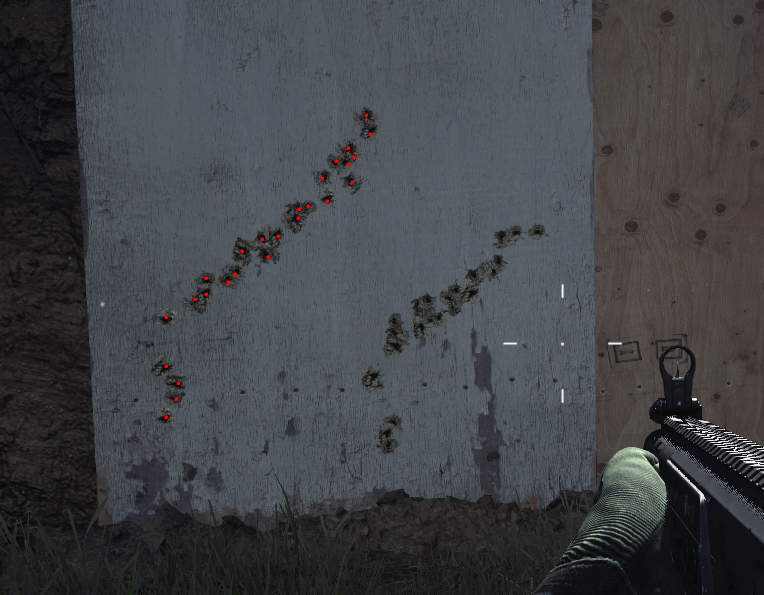
#> input picture input.png, 764 x 595 px
$ python rec.py
#> lines starting #> are read from the running program, lines starting #| are printed output that depends on the picture; after the words box and inside, x2 and y2 are one past the last pixel; in counts of white or black regions, pixels touching at a corner belong together
import cv2
import numpy as np
from operator import itemgetter
from math import atan2, pi

# PARAMETERS TO CHANGE AROUND
filename = 'input.png'
distance = 25 # What should this be?
mark_color_hsv = (0, 255, 255) # Color of the marks in HSV format

img = cv2.imread(filename)
#> img is the input picture: shape (595, 764, 3); mean B, G, R 71, 67.4, 65.2
hsv = cv2.cvtColor(img, cv2.COLOR_BGR2HSV)
#> hsv: shape (595, 764, 3); mean H, S, V 88.6, 34.9, 73.3

# Find pixels that have specified color in the image
mask = cv2.inRange(hsv, mark_color_hsv, mark_color_hsv)
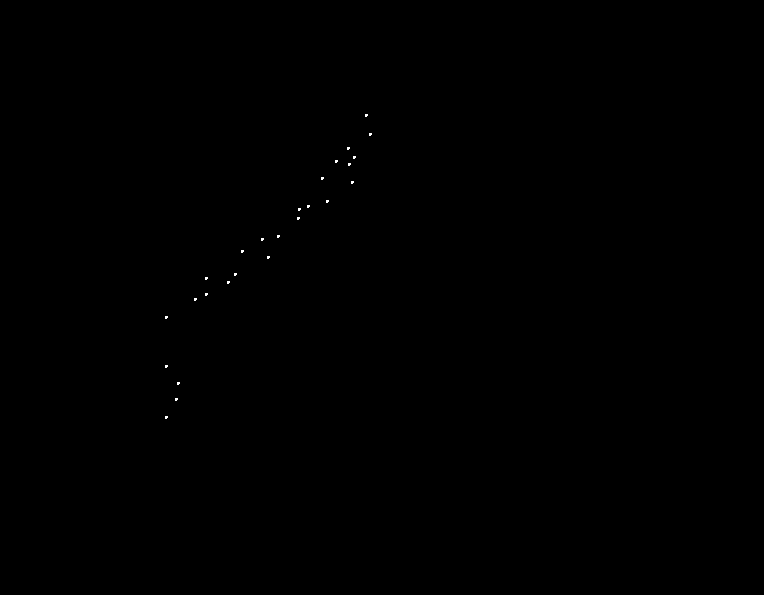
#> mask: shape (595, 764); 0.05% white in thin lines or dots, all inside (x1, y1, x2, y2) = (165, 114, 372, 419)

## slice the red
imask = mask>0
red = np.zeros_like(img, np.uint8)
red[imask] = img[imask]

## save
cv2.imwrite("red mask.png", red)

_, _, gray = cv2.split(red)
thresh = cv2.threshold(gray, 60, 255, cv2.THRESH_BINARY)[1]
cv2.imwrite("thresh.png", thresh)

centers = []
contours = cv2.findContours(thresh.copy(), cv2.RETR_TREE, cv2.CHAIN_APPROX_SIMPLE)[0]
#> contours = 26 contours, all with area under 20
# Find and record the center of each contour
for c in contours:
    mom = cv2.moments(c)
    c_x = int(mom["m10"] / mom["m00"])
    c_y = int(mom["m01"] / mom["m00"])
    cv2.drawContours(img, [c], -1, (0, 255, 0), 2)
    centers.append((c_x, c_y))
#> this loop made 26 passes
#> (c_x, c_y) on passes 1 to 12: (165, 416), (175, 398), (177, 382), (165, 365), (165, 316), (194, 298), (205, 293), (227, 281), (205, 277), (234, 273), (267, 256), (241, 250)
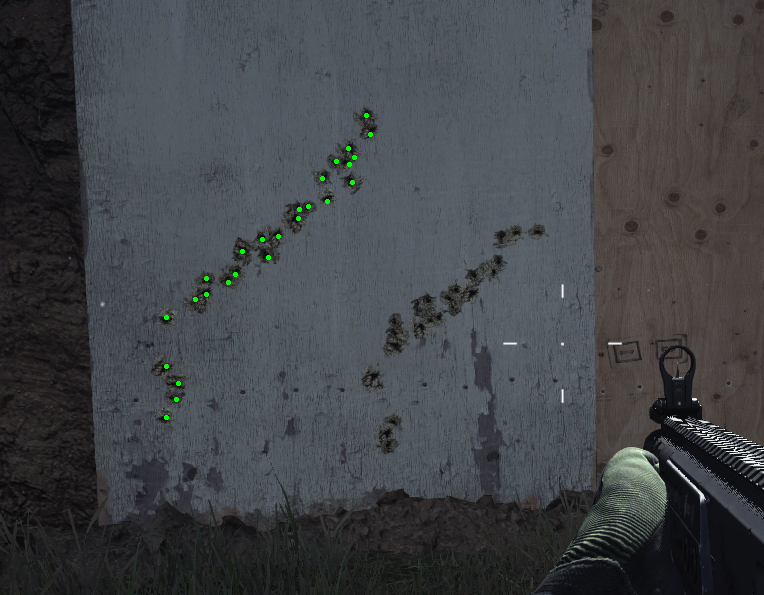
#> img: shape (595, 764, 3); 0.12% of pixels changed, all inside (x1, y1, x2, y2) = (164, 113, 373, 420)
#> after the loop, centers = 26 pairs, first value 165 to 369, second value 114 to 416

cv2.imwrite("contours.png", img)
print("Found", len(centers), "marked shots.")
#| Found 26 marked shots.

#(0, 0) is at top left corner, not bottom left
#increases positive downwards and right
centers.sort(key=itemgetter(1), reverse=True)
recoil = []
for i in range(len(centers)-1):
    x1, y1 = centers[i]
    x2, y2 = centers[i+1]
    img = cv2.line(img, centers[i], centers[i+1], (255, 0, 0), 2)

    # Negative sign in front of delta y because y increases going down
    # but we want the angle in sane coords
    hrec = atan2(x2-x1, distance)
    vrec = atan2(y1-y2, distance)
    recoil.append((hrec, vrec))
#> this loop made 25 passes
#> (x1, y1, x2, y2, hrec, vrec) on passes 1 to 12: (165, 416, 175, 398, 0.381, 0.624), (175, 398, 177, 382, 0.0798, 0.569), (177, 382, 165, 365, -0.448, 0.597), (165, 365, 165, 316, 0, 1.1), (165, 316, 194, 298, 0.859, 0.624), (194, 298, 205, 293, 0.415, 0.197), (205, 293, 227, 281, 0.722, 0.448), (227, 281, 205, 277, -0.722, 0.159), (205, 277, 234, 273, 0.859, 0.159), (234, 273, 267, 256, 0.922, 0.597), (267, 256, 241, 250, -0.805, 0.236), (241, 250, 261, 238, 0.675, 0.448)
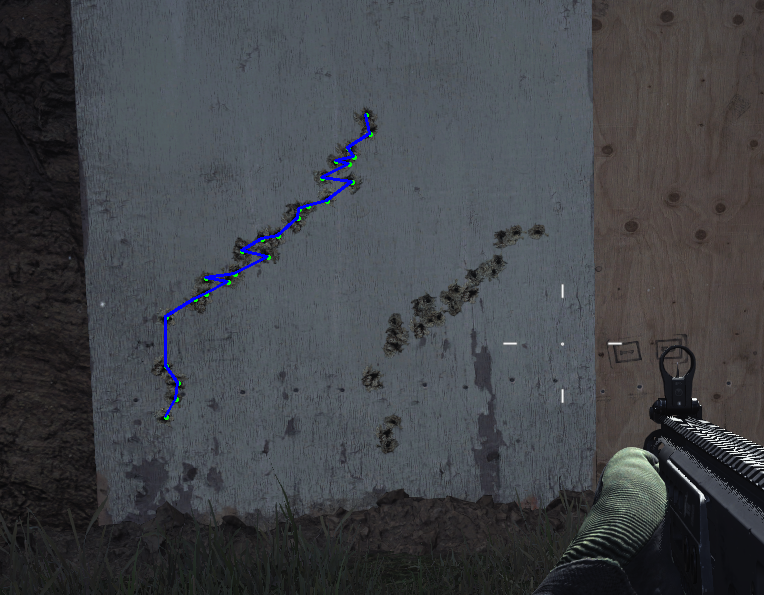
#> img: shape (595, 764, 3); mean B, G, R 71.7, 67.4, 64.9
#> after the loop, recoil = 25 pairs, first value -0.876 to 0.922, second value 0.119 to 1.1

cv2.imwrite("lines.png", img)
# write recoil values to a file
with open('recoil.csv', 'w') as f:
    f.write("HREC,VREC\n")
    i = 0
    for hrec, vrec in recoil:
        # This is Kovaak's format
        f.write("PSR{}={},{}\n".format(i, vrec, hrec))
        i += 1
#> this loop made 25 passes
#> (hrec, vrec) on passes 1 to 12: (0.381, 0.624), (0.0798, 0.569), (-0.448, 0.597), (0, 1.1), (0.859, 0.624), (0.415, 0.197), (0.722, 0.448), (-0.722, 0.159), (0.859, 0.159), (0.922, 0.597), (-0.805, 0.236), (0.675, 0.448)
#> after the loop, i = 25
